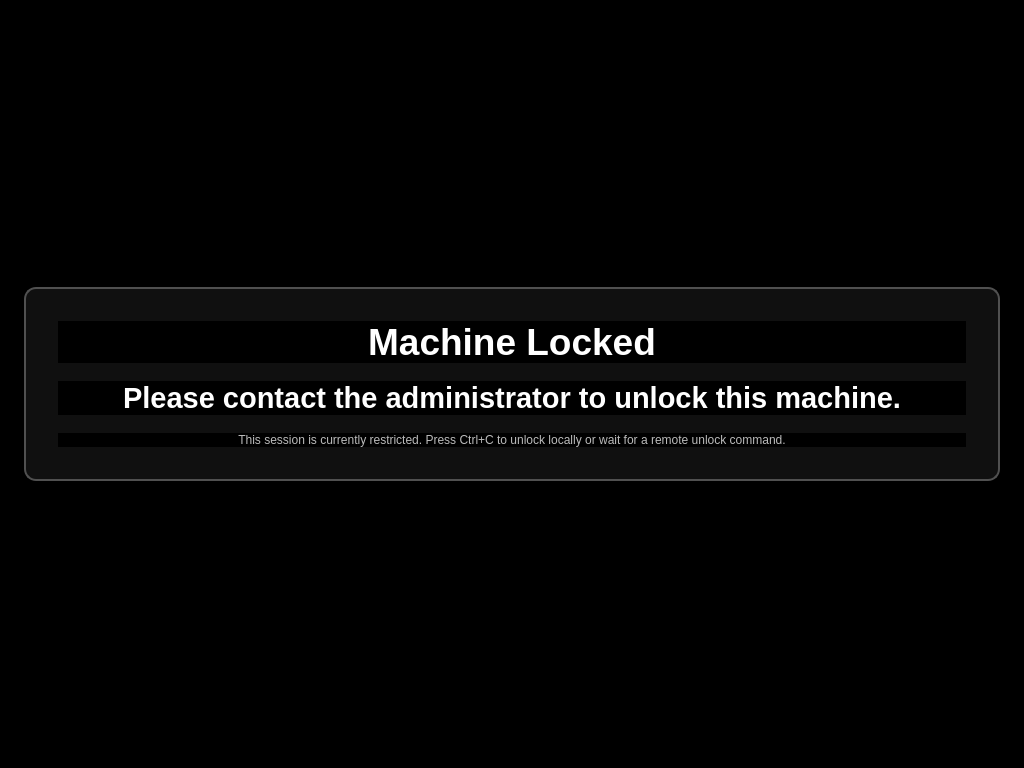
<?xml version="1.0" encoding="UTF-8"?>
<ui version="4.0">
 <class>ScreenLockWindow</class>
 <widget class="QWidget" name="ScreenLockWindow">
  <property name="geometry">
   <rect>
    <x>0</x>
    <y>0</y>
    <width>1024</width>
    <height>768</height>
   </rect>
  </property>
  <property name="windowTitle">
   <string>Lock Window</string>
  </property>
  <property name="styleSheet">
   <string notr="true">background-color: black; color: white;</string>
  </property>
  <layout class="QVBoxLayout" name="rootLayout">
   <property name="leftMargin">
    <number>24</number>
   </property>
   <property name="topMargin">
    <number>24</number>
   </property>
   <property name="rightMargin">
    <number>24</number>
   </property>
   <property name="bottomMargin">
    <number>24</number>
   </property>
   <item>
    <spacer name="verticalSpacerTop">
     <property name="orientation">
      <enum>Qt::Vertical</enum>
     </property>
     <property name="sizeHint" stdset="0">
      <size>
       <width>20</width>
       <height>80</height>
      </size>
     </property>
    </spacer>
   </item>
   <item>
    <widget class="QFrame" name="messagePanel">
     <property name="frameShape">
      <enum>QFrame::StyledPanel</enum>
     </property>
     <property name="styleSheet">
      <string notr="true">QFrame#messagePanel {
    border: 2px solid #505050;
    border-radius: 12px;
    background-color: #101010;
}</string>
     </property>
     <layout class="QVBoxLayout" name="panelLayout">
      <property name="leftMargin">
       <number>32</number>
      </property>
      <property name="topMargin">
       <number>32</number>
      </property>
      <property name="rightMargin">
       <number>32</number>
      </property>
      <property name="bottomMargin">
       <number>32</number>
      </property>
      <property name="spacing">
       <number>18</number>
      </property>
      <item>
       <widget class="QLabel" name="headlineLabel">
        <property name="font">
         <font>
          <pointsize>28</pointsize>
          <bold>true</bold>
         </font>
        </property>
        <property name="text">
         <string>Machine Locked</string>
        </property>
        <property name="alignment">
         <set>Qt::AlignCenter</set>
        </property>
       </widget>
      </item>
      <item>
       <widget class="QLabel" name="messageLabel">
        <property name="font">
         <font>
          <pointsize>22</pointsize>
          <bold>true</bold>
         </font>
        </property>
        <property name="text">
         <string>Please contact the administrator to unlock this machine.</string>
        </property>
        <property name="alignment">
         <set>Qt::AlignCenter</set>
        </property>
        <property name="wordWrap">
         <bool>true</bool>
        </property>
       </widget>
      </item>
      <item>
       <widget class="QLabel" name="detailLabel">
        <property name="styleSheet">
         <string notr="true">color: #bbbbbb;</string>
        </property>
       <property name="text">
         <string>This session is currently restricted. Press Ctrl+C to unlock locally or wait for a remote unlock command.</string>
        </property>
        <property name="alignment">
         <set>Qt::AlignCenter</set>
        </property>
        <property name="wordWrap">
         <bool>true</bool>
        </property>
       </widget>
      </item>
     </layout>
    </widget>
   </item>
   <item>
    <spacer name="verticalSpacerBottom">
     <property name="orientation">
      <enum>Qt::Vertical</enum>
     </property>
     <property name="sizeHint" stdset="0">
      <size>
       <width>20</width>
       <height>80</height>
      </size>
     </property>
    </spacer>
   </item>
  </layout>
 </widget>
 <resources/>
 <connections/>
</ui>
